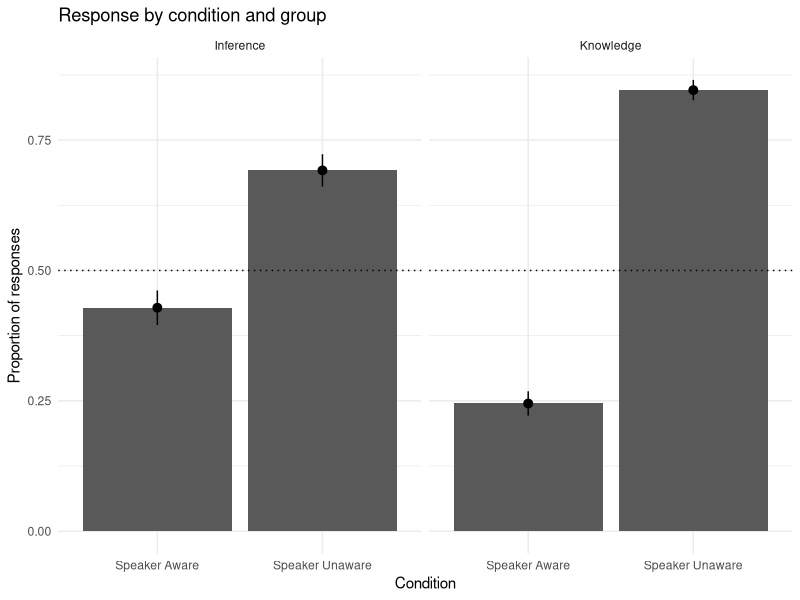
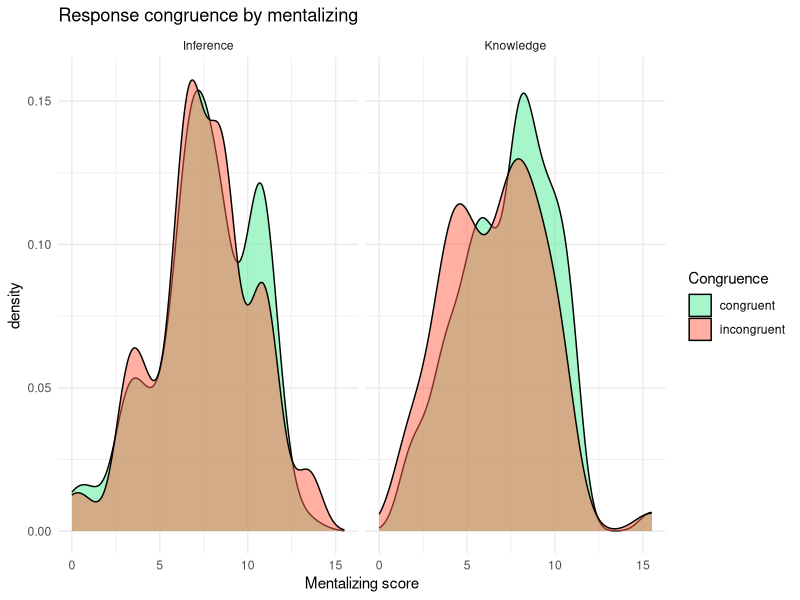
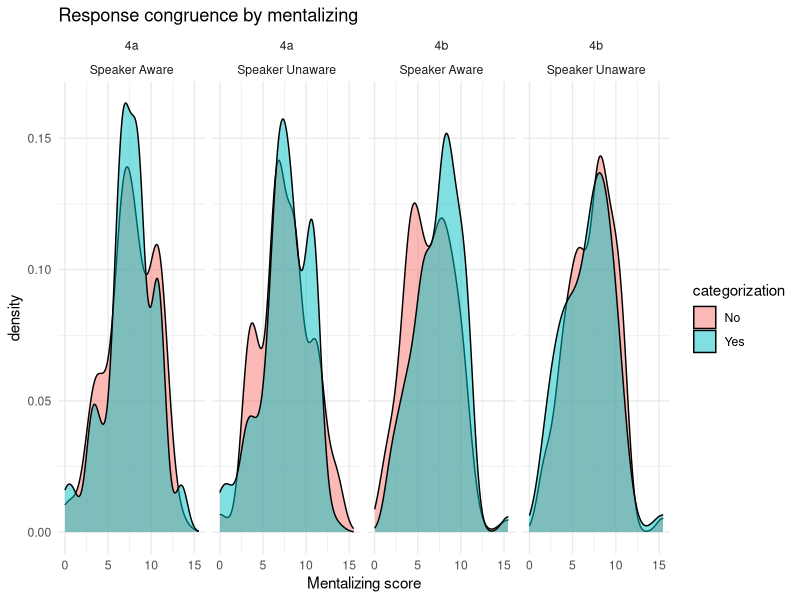
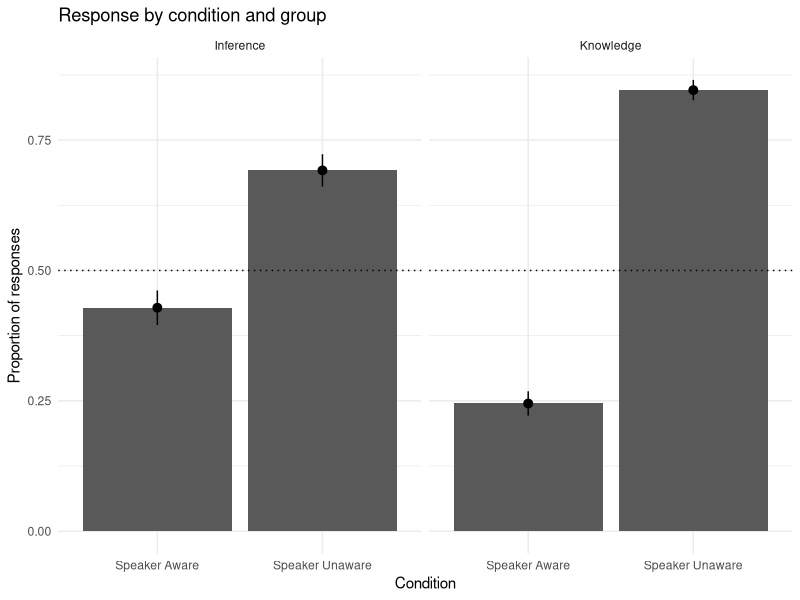
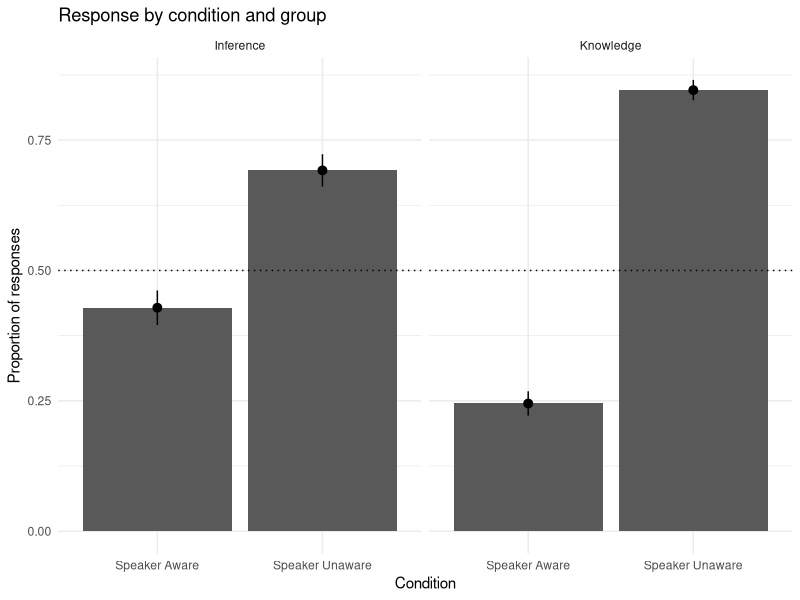
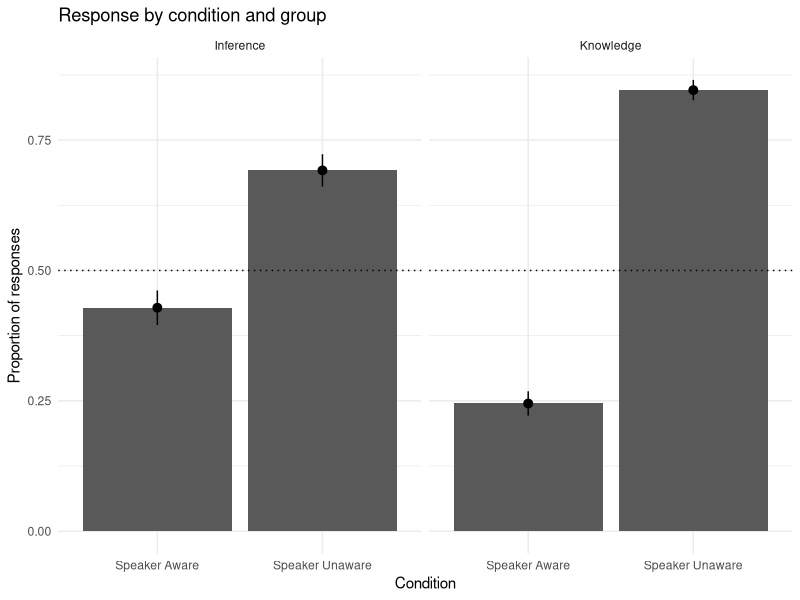
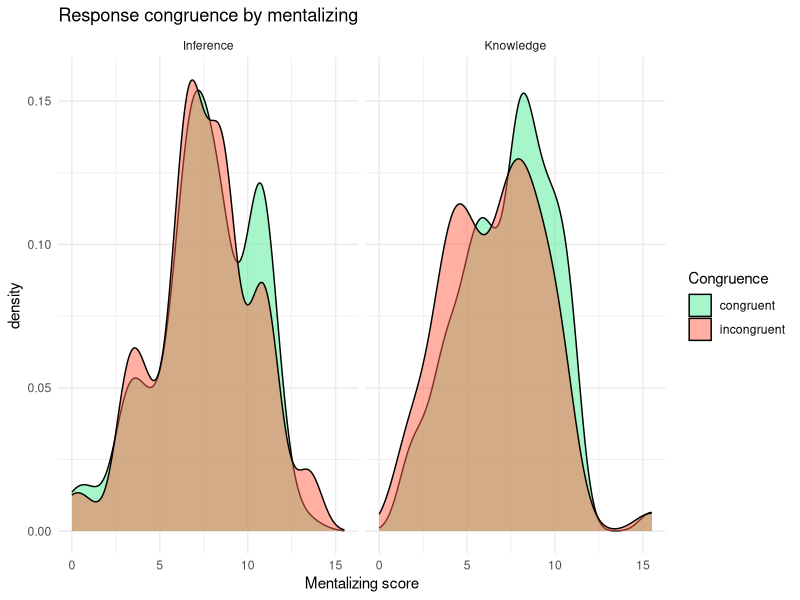
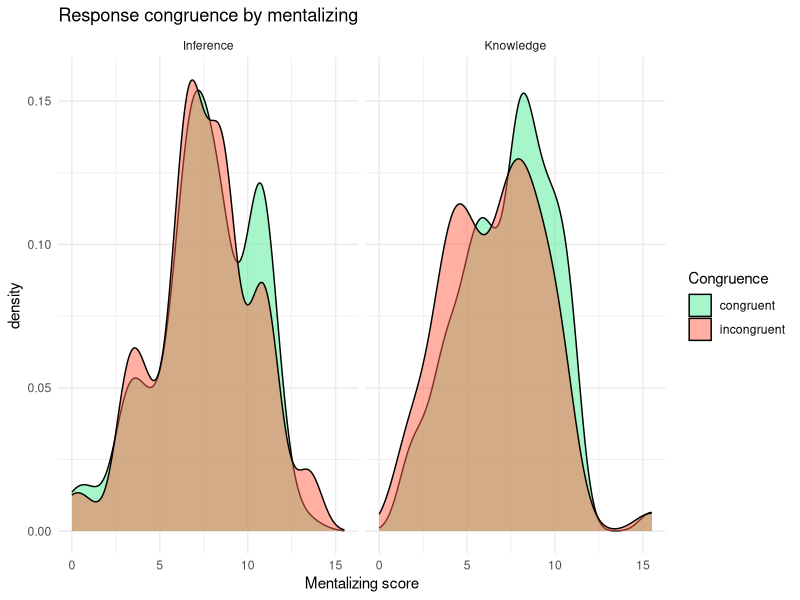

These charts were generated, in order, by the following R code:
## ---- chunk 1
library(tidyverse)
library(forcats)
library(lme4)
library(effects)
library(psych)
## ---- chunk 2
# setwd("/Users/seantrott/Dropbox/UCSD/Research/IndirectSpeechActs/2019_mentalizing_data/Experiment1/")
main_plus_sst = read_csv("data/exp1_aggregated.csv")

## ---- chunk 3
coded_3a = main_plus_sst %>%
  filter(assignment == "4a")
length(unique(coded_3a$subject))

coded_3b = main_plus_sst %>%
  filter(assignment == "4b")
length(unique(coded_3b$subject))
## ---- chunk 4

main_plus_sst %>%
  ggplot(aes(x = condition,
             y = numeric_categorization2)) +
  geom_bar(stat="summary", fun.y="mean", position = "dodge") +
  stat_summary (fun.y = function(x){mean(x)},
                fun.ymin = function(x){mean(x) - 1*sd(x)/sqrt(length(x))},
                fun.ymax = function(x){mean(x) + 1*sd(x)/sqrt(length(x))},
                geom= 'pointrange', 
                position=position_dodge(width=0.95)) +
  labs(x = "Condition",
       y = "Proportion of responses",
       title = "Response by condition and group") +
  theme_minimal() +
  geom_hline(yintercept = .5, linetype = "dotted") +
  facet_grid(~exp_group)


ggsave("Figures/experiment1_effect.png", 
         units="in", width=6, height=4, dpi=300)
ggsave("Figures/experiment1_effect.tiff", 
         units="in", width=6, height=4, dpi=300)
ggsave("Figures/experiment1_effect.pdf", 
       units="in", width=6, height=4, dpi=300)
## ---- chunk 5
main_plus_sst %>%
  group_by(exp_group,
           condition) %>%
  summarise(mean_request = mean(numeric_categorization2),
            sd_request = sd(numeric_categorization2))

## ---- chunk 6

mixed.logit = glmer(factor(categorization) ~ stimType + (1 + stimType | subject) + 
                      (1 + stimType | stimNum), 
                    data = coded_3a, 
                    control=glmerControl(optimizer="bobyqa"),
                    family=binomial) 

mixed.logit.null = glmer(factor(categorization) ~ (1  + stimType | subject) + 
                           (1 + stimType | stimNum), 
                         data = coded_3a, 
                         control=glmerControl(optimizer="bobyqa"),
                         family=binomial) 

comparison = anova(mixed.logit.null, mixed.logit)
comparison


## ---- chunk 7
mixed.logit = glmer(factor(categorization) ~ stimType * order + 
                       (1 + stimType | subject) +
                      (1 + stimType | stimNum), 
                    data = coded_3a, 
                    control=glmerControl(optimizer="bobyqa"),
                    family=binomial) 

mixed.logit.null = glmer(factor(categorization) ~ stimType + order +
                           (1 + stimType | subject) +
                           (1 + stimType | stimNum), 
                         data = coded_3a, 
                         control=glmerControl(optimizer="bobyqa"),
                         family=binomial) 

comparison = anova(mixed.logit.null, mixed.logit)
comparison

mixed.logit = glmer(factor(categorization) ~ stimType + 
                      (1 + stimType | stimNum), 
                    data = filter(coded_3a, order ==1 ), 
                    control=glmerControl(optimizer="bobyqa"),
                    family=binomial) 

mixed.logit.null = glmer(factor(categorization) ~ (1 + stimType | stimNum), 
                         data = filter(coded_3a, order ==1 ), 
                         control=glmerControl(optimizer="bobyqa"),
                         family=binomial) 

comparison = anova(mixed.logit.null, mixed.logit)
comparison
## ---- chunk 8

mixed.logit = glmer(factor(categorization) ~ stimType + (1 + stimType | subject) + 
                      (1 + stimType | stimNum), 
                    data = coded_3b, 
                    control=glmerControl(optimizer="bobyqa"),
                    family=binomial) 

mixed.logit.null = glmer(factor(categorization) ~ (1  + stimType | subject) + 
                           (1 + stimType | stimNum), 
                         data = coded_3b, 
                         control=glmerControl(optimizer="bobyqa"),
                         family=binomial) 

comparison = anova(mixed.logit.null, mixed.logit)
comparison

## ---- chunk 9
mixed.logit = glmer(factor(categorization) ~ stimType * order + 
                       (1 + stimType | subject) +
                      (1 + stimType | stimNum), 
                    data = coded_3b, 
                    control=glmerControl(optimizer="bobyqa"),
                    family=binomial) 

mixed.logit.null = glmer(factor(categorization) ~ stimType + order +
                           (1 + stimType | subject) +
                           (1 + stimType | stimNum), 
                         data = coded_3b, 
                         control=glmerControl(optimizer="bobyqa"),
                         family=binomial) 

comparison = anova(mixed.logit.null, mixed.logit)
comparison

mixed.logit = glmer(factor(categorization) ~ stimType + 
                      (1 | stimNum), 
                    data = filter(coded_3b, order ==1 ), 
                    control=glmerControl(optimizer="bobyqa"),
                    family=binomial) 

mixed.logit.null = glmer(factor(categorization) ~ (1 | stimNum), 
                         data = filter(coded_3b, order ==1 ), 
                         control=glmerControl(optimizer="bobyqa"),
                         family=binomial) 

comparison = anova(mixed.logit.null, mixed.logit)
comparison
## ---- chunk 10
mixed.logit.interaction = glmer(factor(numeric_categorization2) ~ condition * exp_group +
                      (1 + condition | stimNum) +
                      (1 + condition | subject), 
                    data = main_plus_sst, 
                    control=glmerControl(optimizer="bobyqa"),
                    family=binomial) 

mixed.logit.both = glmer(factor(numeric_categorization2) ~ condition + exp_group +
                      (1 + condition | stimNum) +
                      (1 + condition | subject), 
                    data = main_plus_sst, 
                    control=glmerControl(optimizer="bobyqa"),
                    family=binomial) 

mixed.logit = glmer(factor(numeric_categorization2) ~ condition + 
                      (1 + condition | stimNum) +
                      (1 + condition | subject), 
                    data = main_plus_sst, 
                    control=glmerControl(optimizer="bobyqa"),
                    family=binomial) 

anova(mixed.logit.interaction, mixed.logit.both)
anova(mixed.logit.both, mixed.logit)

## ---- chunk 11
coded_3a$rc.bins = cut(coded_3a$rc.mean, breaks=c(0, median(coded_3a$rc.mean), 11), labels=c("low", "high"))

## ---- chunk 12

mixed.logit.both = glmer(factor(categorization) ~ stimType*exp.inf.mean +
                          stimType * rc.bins +
                          (1 + stimType  | stimNum), 
                        data = coded_3a, 
                        family=binomial) 


mixed.logit.both.reduced = glmer(factor(categorization) ~ exp.inf.mean +
                          stimType * rc.bins +
                          (1 + stimType  | stimNum), 
                        data = coded_3a, 
                        family=binomial) 

mixed.logit.both.reduced2 = glmer(factor(categorization) ~ exp.inf.mean * stimType + rc.bins +
                          (1 + stimType  | stimNum), 
                        data = coded_3a, 
                        family=binomial) 

mixed.logit.inf= glmer(factor(categorization) ~ exp.inf.mean * stimType + 
                          (1 + stimType  | stimNum), 
                          control=glmerControl(optimizer="bobyqa"),
                        data = coded_3a, 
                        family=binomial) 

mixed.logit.inf.reduced = glmer(factor(categorization) ~ exp.inf.mean + stimType +
                          (1 + stimType  | stimNum), 
                        data = coded_3a, 
                        control=glmerControl(optimizer="bobyqa"),
                        family=binomial) 

anova(mixed.logit.both, mixed.logit.both.reduced)
anova(mixed.logit.both, mixed.logit.both.reduced2)
anova(mixed.logit.inf, mixed.logit.inf.reduced)


## ---- chunk 13
mixed.logit.spon = glmer(factor(categorization) ~ stimType*factor(spon.true) +
                          (1 + stimType | stimNum), 
                        data = coded_3a, 
                        family=binomial) 
mixed.logit.spon.reduced = glmer(factor(categorization) ~ stimType + factor(spon.true) +
                          (1 + stimType | stimNum), 
                        data = coded_3a, 
                        family=binomial) 

anova(mixed.logit.spon, mixed.logit.spon.reduced)
## ---- chunk 14
coded_3b$rc.bins = cut(coded_3b$rc.mean, breaks=c(0, median(coded_3b$rc.mean), 11), labels=c("low", "high"))
## ---- chunk 15
mixed.logit.both = glmer(factor(categorization) ~ stimType*exp.inf.mean +
                          stimType * rc.bins +
                          (1 + stimType  | stimNum), 
                         control=glmerControl(optimizer="bobyqa"),
                        data = coded_3b, 
                        family=binomial) 


mixed.logit.both.reduced = glmer(factor(categorization) ~ exp.inf.mean +
                          stimType * rc.bins +
                          (1 + stimType  | stimNum), 
                          control=glmerControl(optimizer="bobyqa"),
                        data = coded_3b, 
                        family=binomial) 

mixed.logit.both.reduced2 = glmer(factor(categorization) ~ exp.inf.mean * stimType + rc.bins +
                          (1 + stimType  | stimNum), 
                        data = coded_3b, 
                        control=glmerControl(optimizer="bobyqa"),
                        family=binomial) 

mixed.logit.inf= glmer(factor(categorization) ~ exp.inf.mean * stimType + 
                          (1 + stimType  | stimNum), 
                          control=glmerControl(optimizer="bobyqa"),
                        data = coded_3b, 
                        family=binomial) 

mixed.logit.inf.reduced = glmer(factor(categorization) ~ exp.inf.mean + stimType +
                          (1 + stimType  | stimNum), 
                        data = coded_3b, 
                        control=glmerControl(optimizer="bobyqa"),
                        family=binomial) 

anova(mixed.logit.both, mixed.logit.both.reduced)
anova(mixed.logit.both, mixed.logit.both.reduced2)
anova(mixed.logit.inf, mixed.logit.inf.reduced)
## ---- chunk 16
mixed.logit.spon = glmer(factor(categorization) ~ stimType*factor(spon.true) +
                          (1 + stimType | stimNum), 
                        data = coded_3b, 
                        family=binomial) 
mixed.logit.spon.reduced = glmer(factor(categorization) ~ stimType + factor(spon.true) +
                          (1 + stimType | stimNum), 
                        data = coded_3b, 
                        family=binomial) 

anova(mixed.logit.spon, mixed.logit.spon.reduced)
## ---- chunk 17
main_plus_sst %>%
  ggplot(aes(x=exp.inf.mean, fill=Congruence)) +
  geom_density(alpha=.5) +
  theme_minimal() +
  scale_fill_manual(values = c("congruent" = "seagreen2", "incongruent" = "tomato1")) +
  xlab("Mentalizing score") +
  ggtitle("Response congruence by mentalizing") +
  facet_wrap(~exp_group, ncol = 2)

ggsave("figures/exp4_mentalizing.png", 
       units="in", width=6, height=4, dpi=300)
ggsave("figures/exp4_mentalizing.pdf", 
       units="in", width=6, height=4, dpi=300)
ggsave("figures/exp4_mentalizing.tiff", 
       units="in", width=6, height=4, dpi=300)
## ---- chunk 18
main_plus_sst %>%
  ggplot(aes(x=exp.inf.mean, fill=categorization)) +
  geom_density(alpha=.5) +
  theme_minimal() +
  # scale_fill_manual(values = c("congruent" = "seagreen2", "incongruent" = "tomato1")) +
  xlab("Mentalizing score") +
  ggtitle("Response congruence by mentalizing") +
  facet_grid(~assignment + condition)
## ---- chunk 19
main_plus_sst$rc.bins = cut(main_plus_sst$rc.mean, 
                            breaks=c(0, median(main_plus_sst$rc.mean), 11), 
                            labels=c("low", "high"))
mixed.logit.both = glmer(factor(numeric_categorization2) ~ condition*exp.inf.mean*exp_group +
                          stimType * rc.bins +
                          (1 + stimType  | stimNum), 
                         control=glmerControl(optimizer="bobyqa"),
                        data = main_plus_sst, 
                        family=binomial) 

mixed.logit.reduced = glmer(factor(numeric_categorization2) ~ condition*exp.inf.mean +
                           condition*exp_group +
                           exp.inf.mean*exp_group+
                          stimType * rc.bins +
                          (1 + stimType  | stimNum), 
                         control=glmerControl(optimizer="bobyqa"),
                        data = main_plus_sst, 
                        family=binomial) 


anova(mixed.logit.both, mixed.logit.reduced)
